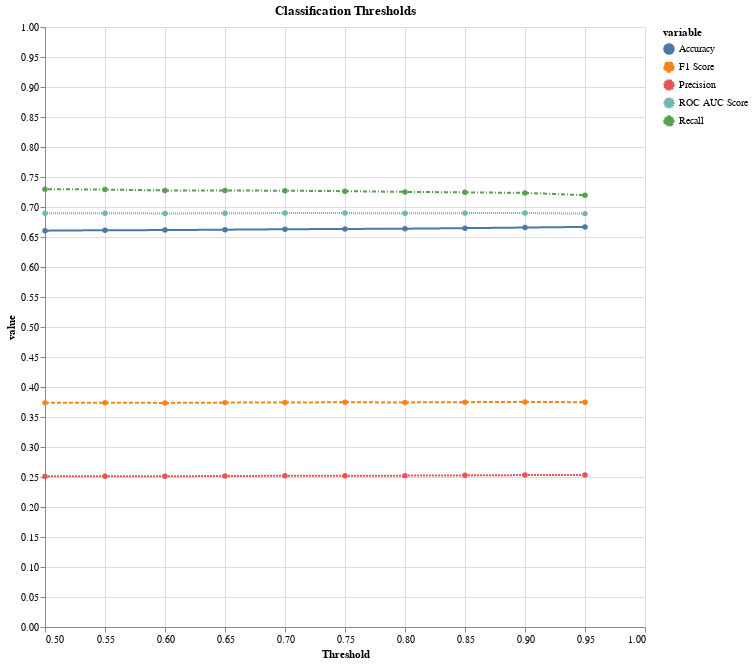

Notebook code cell kept with this figure:
### Code cell
jUtils.classThres(Y=yVal,X=tfVal,model=gnb)

### Figure 1 — Vega-Lite specification as saved in the notebook (floating-point values rounded to 4 significant figures)
{"config": {"view": {"continuousWidth": 400, "continuousHeight": 300}}, "data": {"name": "data-27318cb8b7dea18b78595431201415b3"}, "mark": {"type": "line", "point": {}}, "encoding": {"color": {"field": "variable", "type": "nominal"}, "strokeDash": {"field": "variable", "type": "nominal"}, "tooltip": [{"field": "variable", "type": "nominal"}, {"field": "Threshold", "type": "quantitative"}, {"field": "value", "type": "quantitative"}], "x": {"field": "Threshold", "scale": {"domain": [0.5, 1.0]}, "type": "quantitative"}, "y": {"field": "value", "scale": {"domain": [0.0, 1.0]}, "type": "quantitative"}}, "height": 600, "title": "Classification Thresholds", "width": 600, "$schema": "https://vega.github.io/schema/vega-lite/v4.17.0.json", "datasets": {"data-27318cb8b7dea18b78595431201415b3": [{"Threshold": 0.5, "variable": "Accuracy", "value": 0.6606}, {"Threshold": 0.55, "variable": "Accuracy", "value": 0.6613}, {"Threshold": 0.6, "variable": "Accuracy", "value": 0.6615}, {"Threshold": 0.65, "variable": "Accuracy", "value": 0.6622}, {"Threshold": 0.7, "variable": "Accuracy", "value": 0.6629}, {"Threshold": 0.75, "variable": "Accuracy", "value": 0.6634}, {"Threshold": 0.8, "variable": "Accuracy", "value": 0.6638}, {"Threshold": 0.85, "variable": "Accuracy", "value": 0.6647}, {"Threshold": 0.9, "variable": "Accuracy", "value": 0.6658}, {"Threshold": 0.95, "variable": "Accuracy", "value": 0.6668}, {"Threshold": 0.5, "variable": "Precision", "value": 0.251}, {"Threshold": 0.55, "variable": "Precision", "value": 0.2514}, {"Threshold": 0.6, "variable": "Precision", "value": 0.2512}, {"Threshold": 0.65, "variable": "Precision", "value": 0.2517}, {"Threshold": 0.7, "variable": "Precision", "value": 0.252}, {"Threshold": 0.75, "variable": "Precision", "value": 0.2522}, {"Threshold": 0.8, "variable": "Precision", "value": 0.2523}, {"Threshold": 0.85, "variable": "Precision", "value": 0.2527}, {"Threshold": 0.9, "variable": "Precision", "value": 0.2532}, {"Threshold": 0.95, "variable": "Precision", "value": 0.2532}, {"Threshold": 0.5, "variable": "Recall", "value": 0.7298}, {"Threshold": 0.55, "variable": "Recall", "value": 0.7291}, {"Threshold": 0.6, "variable": "Recall", "value": 0.7276}, {"Threshold": 0.65, "variable": "Recall", "value": 0.7276}, {"Threshold": 0.7, "variable": "Recall", "value": 0.7271}, {"Threshold": 0.75, "variable": "Recall", "value": 0.7264}, {"Threshold": 0.8, "variable": "Recall", "value": 0.7252}, {"Threshold": 0.85, "variable": "Recall", "value": 0.7244}, {"Threshold": 0.9, "variable": "Recall", "value": 0.7235}, {"Threshold": 0.95, "variable": "Recall", "value": 0.7196}, {"Threshold": 0.5, "variable": "F1 Score", "value": 0.3736}, {"Threshold": 0.55, "variable": "F1 Score", "value": 0.3738}, {"Threshold": 0.6, "variable": "F1 Score", "value": 0.3735}, {"Threshold": 0.65, "variable": "F1 Score", "value": 0.374}, {"Threshold": 0.7, "variable": "F1 Score", "value": 0.3743}, {"Threshold": 0.75, "variable": "F1 Score", "value": 0.3744}, {"Threshold": 0.8, "variable": "F1 Score", "value": 0.3743}, {"Threshold": 0.85, "variable": "F1 Score", "value": 0.3747}, {"Threshold": 0.9, "variable": "F1 Score", "value": 0.3751}, {"Threshold": 0.95, "variable": "F1 Score", "value": 0.3746}, {"Threshold": 0.5, "variable": "ROC AUC Score", "value": 0.6896}, {"Threshold": 0.55, "variable": "ROC AUC Score", "value": 0.6897}, {"Threshold": 0.6, "variable": "ROC AUC Score", "value": 0.6892}, {"Threshold": 0.65, "variable": "ROC AUC Score", "value": 0.6896}, {"Threshold": 0.7, "variable": "ROC AUC Score", "value": 0.6899}, {"Threshold": 0.75, "variable": "ROC AUC Score", "value": 0.6898}, {"Threshold": 0.8, "variable": "ROC AUC Score", "value": 0.6896}, {"Threshold": 0.85, "variable": "ROC AUC Score", "value": 0.6898}, {"Threshold": 0.9, "variable": "ROC AUC Score", "value": 0.69}, {"Threshold": 0.95, "variable": "ROC AUC Score", "value": 0.689}]}}
